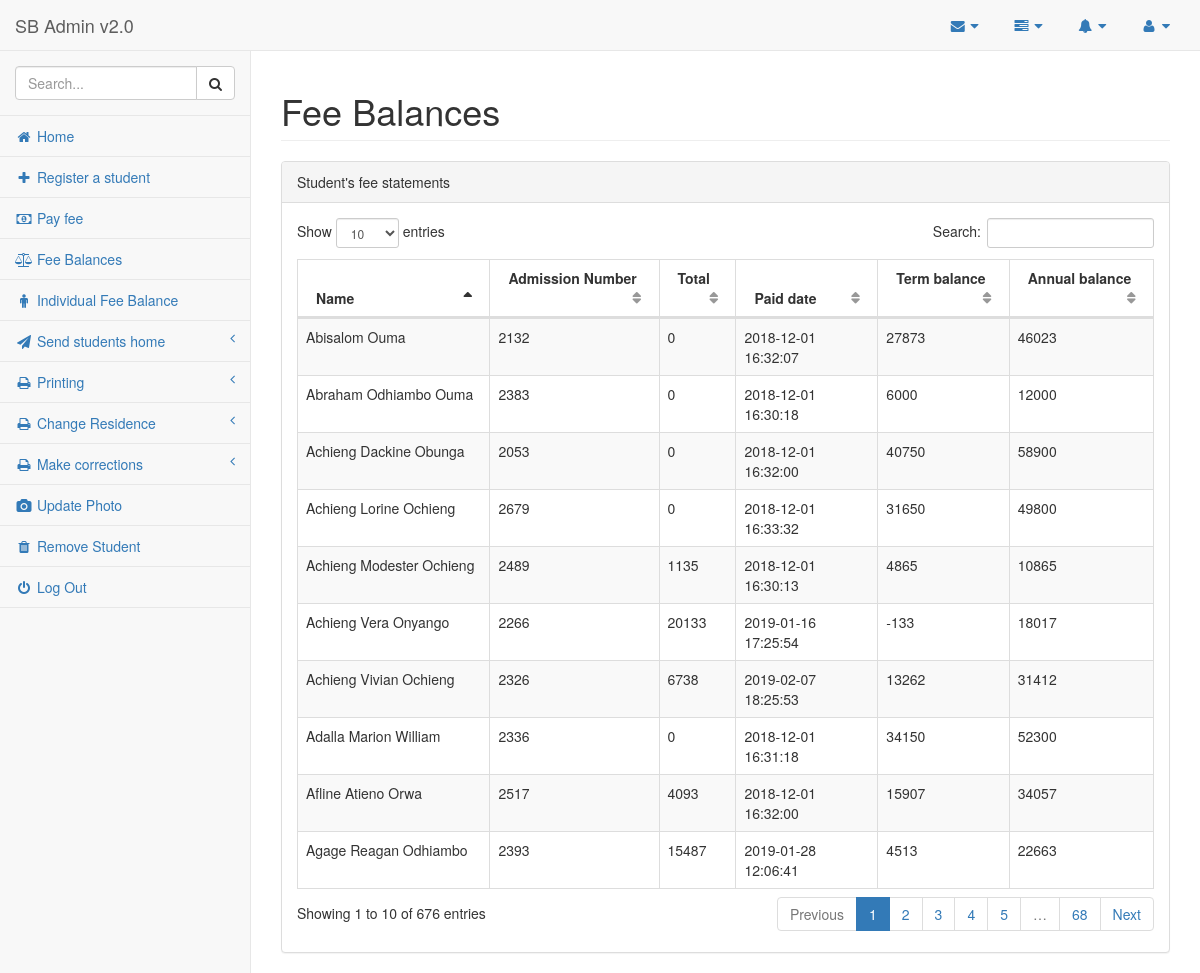
Page /pages/feeBalance.php (signed in) on the committed database.
### tables this page shows
CREATE TABLE `fee` (
  `FeeId` int(11) NOT NULL,
  `AdmissionNo` varchar(200) NOT NULL,
  `LunchScheme` int(11) DEFAULT '0',
  `PE` int(11) DEFAULT '0',
  `EW` int(11) DEFAULT '0',
  `LT` int(11) DEFAULT '0',
  `RMI` int(11) DEFAULT '0',
  `Administration` int(11) DEFAULT '0',
  `Activity` int(11) DEFAULT '0',
  `Total` int(11) DEFAULT '0',
  `RecentPaidDate` datetime DEFAULT NULL,
  `TermBalance` int(11) DEFAULT '0',
  `AnnualBalance` int(11) DEFAULT '0'
);

CREATE TABLE `students` (
  `StudentsId` int(11) NOT NULL,
  `AdmissionNo` varchar(200) NOT NULL,
  `StudentName` varchar(200) DEFAULT NULL,
  `StudentGender` varchar(200) DEFAULT NULL,
  `StudentType` varchar(200) NOT NULL,
  `ClassId` int(11) DEFAULT NULL,
  `url` varchar(900) NOT NULL DEFAULT 'NoPhotoYet',
  `ActualImage` varchar(900) NOT NULL DEFAULT 'NoPhotoYet',
  `CompletedSchool` int(11) NOT NULL DEFAULT '0'
);

### pages/feeBalance.php (the view, shortened to what this page needs)
<?php
require_once('dbConnect.php');
?>
<!DOCTYPE html>
<html lang="en">
<head>
    <link href="../vendor/bootstrap/css/bootstrap.min.css" rel="stylesheet">
    <link href="../vendor/metisMenu/metisMenu.min.css" rel="stylesheet">
    <link href="../vendor/datatables-plugins/dataTables.bootstrap.css" rel="stylesheet">
    <link href="../vendor/datatables-responsive/dataTables.responsive.css" rel="stylesheet">
    <link href="../dist/css/sb-admin-2.css" rel="stylesheet">
    <link href="../vendor/font-awesome/css/font-awesome.min.css" rel="stylesheet" type="text/css">
</head>
<body>
    <div id="wrapper">
        <nav class="navbar navbar-default navbar-static-top" role="navigation" style="margin-bottom: 0">
            <div class="navbar-header">
                <a class="navbar-brand" href="index.html">SB Admin v2.0</a>
            </div>
            <ul class="nav navbar-top-links navbar-right">
                <li class="dropdown">
                    <a class="dropdown-toggle" data-toggle="dropdown" href="#">
                        <i class="fa fa-envelope fa-fw"></i> <i class="fa fa-caret-down"></i>
                    </a>
                </li>
                <li class="dropdown">
                    <a class="dropdown-toggle" data-toggle="dropdown" href="#">
                        <i class="fa fa-tasks fa-fw"></i> <i class="fa fa-caret-down"></i>
                    </a>
                </li>
                <li class="dropdown">
                    <a class="dropdown-toggle" data-toggle="dropdown" href="#">
                        <i class="fa fa-bell fa-fw"></i> <i class="fa fa-caret-down"></i>
                    </a>
                </li>
                <li class="dropdown">
                    <a class="dropdown-toggle" data-toggle="dropdown" href="#">
                        <i class="fa fa-user fa-fw"></i> <i class="fa fa-caret-down"></i>
                    </a>
                </li>
            </ul>
            <div class="navbar-default sidebar" role="navigation">
                <div class="sidebar-nav navbar-collapse">
                    <ul class="nav" id="side-menu">
                        <li class="sidebar-search">
                            <div class="input-group custom-search-form">
                                <input type="text" class="form-control" placeholder="Search...">
                                <span class="input-group-btn">
                                <button class="btn btn-default" type="button">
                                    <i class="fa fa-search"></i>
                                </button>
                            </span>
                            </div>
                        </li>
                        <li>
                            <a href="http://34.73.97.17/Waondo/pages/displayFee.php"><i class="fa fa-home fa-fw"></i> Home</a>
                        </li>
                        <li>
                            <a href="http://34.73.97.17/Waondo/pages/registerStudent.php"><i class="fa fa-plus fa-fw"></i> Register a student</a>
                        </li>
						<li>
                            <a href="http://34.73.97.17/Waondo/pages/payFeePop.php"><i class="fa fa-money fa-fw"></i> Pay fee</a>
                        </li>
                        <li>
                            <a href="http://34.73.97.17/Waondo/pages/feeBalance.php"><i class="fa fa-balance-scale fa-fw"></i> Fee Balances</a>
                        </li>
                        <li>
                            <a href="http://34.73.97.17/Waondo/pages/individualPop.php"><i class="fa fa-male fa-fw"></i> Individual Fee Balance</a>
                        </li>
						<li>
                            <a href="#"><i class="fa fa-paper-plane fa-fw"></i> Send students home<span class="fa arrow"></span></a>
							</li>
                        <li>
                            <a href="#"><i class="fa fa-print fa-fw"></i> Printing<span class="fa arrow"></span></a>
							</li>
							<li>
                            <a href="#"><i class="fa fa-print fa-fw"></i> Change Residence<span class="fa arrow"></span></a>
						</li>
						<li>
						<a href="#"><i class="fa fa-print fa-fw"></i> Make corrections<span class="fa arrow"></span></a>
						</li>
						<li>
                            <a href="http://34.73.97.17/Waondo/pages/updatePhotoPop.php"><i class="fa fa-camera fa-fw"></i> Update Photo</a>
                        </li>
                        <li>
                            <a href="http://34.73.97.17/Waondo/pages/deleteStudentPop.php"><i class="fa fa-trash fa-fw"></i> Remove Student</a>
                        </li>
							<li>
                            <a href="http://34.73.97.17/Waondo/pages/sessionManagement.php"><i class="fa fa-power-off fa-fw"></i> Log Out</a>
                        </li>
                    </ul>
                </div>
            </div>
        </nav>
        <div id="page-wrapper">
            <div class="row">
                <div class="col-lg-12">
                    <h1 class="page-header">Fee Balances</h1>
                </div>
            </div>
            <div class="row">
                <div class="col-lg-12">
                    <div class="panel panel-default">
                        <div class="panel-heading">
                            Student's fee statements
                        </div>
                        <div class="panel-body">
                           <table width="100%" class="table table-striped table-bordered table-hover" id="dataTables-example">
                                <thead>
                                    <tr>
                                        <th>Name</th>
                                        <th>Admission Number</th>
										<th>Total</th>
										<th>Paid date</th>
										<th>Term balance</th>
										<th>Annual balance</th>
                                    </tr>
                                </thead>
								<tbody>
								<?php
 $sql = "select * from students INNER JOIN fee ON students.AdmissionNo=fee.AdmissionNo WHERE TermBalance > 0 OR AnnualBalance > 0
ORDER BY DATE(RecentPaidDate) DESC,RecentPaidDate DESC";
 $result = mysqli_query($con,$sql);
$number_of_rows=mysqli_num_rows($result);
	if($number_of_rows>0){
								while($row=mysqli_fetch_assoc($result)){?>
<tr class="gradeA">
                                        <td><?php echo $row['StudentName']?></td>
                                        <td><?php echo $row['AdmissionNo']?></td>
										<td><?php echo $row['Total']?></td>
										<td><?php echo $row['RecentPaidDate']?></td>
										<td><?php echo $row['TermBalance']?></td>
										<td><?php echo $row['AnnualBalance']?></td>
                                    </tr>
									<?php
								}
								}else{
		echo "w";
	}
								?>
                                </tbody>
                            </table>
                        </div>
                    </div>
                </div>
            </div>
        </div>
    </div>
</body>
</html>

### rows in the picture
fee: students.StudentName "Achieng Vivian Ochieng", AdmissionNo "2326", Total "6738", RecentPaidDate "2019-02-07 18:25:53", TermBalance "13262", AnnualBalance "31412"
fee: students.StudentName "Agage Reagan Odhiambo", AdmissionNo "2393", Total "15487", RecentPaidDate "2019-01-28 12:06:41", TermBalance "4513", AnnualBalance "22663"
fee: students.StudentName "Achieng Vera Onyango", AdmissionNo "2266", Total "20133", RecentPaidDate "2019-01-16 17:25:54", TermBalance "-133", AnnualBalance "18017"
fee: students.StudentName "Achieng Lorine Ochieng", AdmissionNo "2679", Total "0", RecentPaidDate "2018-12-01 16:33:32", TermBalance "31650", AnnualBalance "49800"
fee: students.StudentName "Abisalom Ouma", AdmissionNo "2132", Total "0", RecentPaidDate "2018-12-01 16:32:07", TermBalance "27873", AnnualBalance "46023"
fee: students.StudentName "Afline Atieno Orwa", AdmissionNo "2517", Total "4093", RecentPaidDate "2018-12-01 16:32:00", TermBalance "15907", AnnualBalance "34057"
fee: students.StudentName "Achieng Dackine Obunga", AdmissionNo "2053", Total "0", RecentPaidDate "2018-12-01 16:32:00", TermBalance "40750", AnnualBalance "58900"
fee: students.StudentName "Adalla Marion William", AdmissionNo "2336", Total "0", RecentPaidDate "2018-12-01 16:31:18", TermBalance "34150", AnnualBalance "52300"
fee: students.StudentName "Abraham Odhiambo Ouma", AdmissionNo "2383", Total "0", RecentPaidDate "2018-12-01 16:30:18", TermBalance "6000", AnnualBalance "12000"
fee: students.StudentName "Achieng Modester Ochieng", AdmissionNo "2489", Total "1135", RecentPaidDate "2018-12-01 16:30:13", TermBalance "4865", AnnualBalance "10865"
